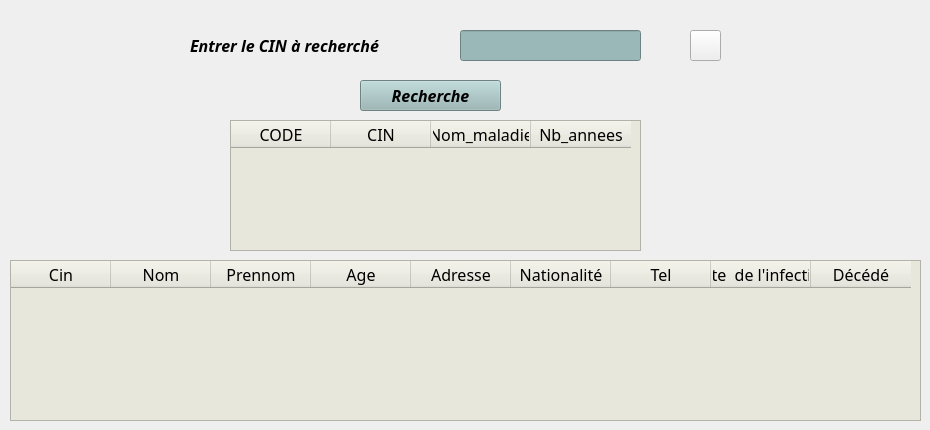
          <widget class="QWidget" name="tab_18">
           <attribute name="title">
            <string>Maladie et Personne</string>
           </attribute>
           <widget class="QLabel" name="label_29">
            <property name="geometry">
             <rect>
              <x>190</x>
              <y>30</y>
              <width>211</width>
              <height>31</height>
             </rect>
            </property>
            <property name="font">
             <font>
              <family>Lucida Fax</family>
              <pointsize>12</pointsize>
              <weight>75</weight>
              <italic>true</italic>
              <bold>true</bold>
             </font>
            </property>
            <property name="text">
             <string>Entrer le CIN à recherché</string>
            </property>
           </widget>
           <widget class="QPushButton" name="pb_9">
            <property name="geometry">
             <rect>
              <x>360</x>
              <y>80</y>
              <width>141</width>
              <height>31</height>
             </rect>
            </property>
            <property name="font">
             <font>
              <family>Lucida Fax</family>
              <pointsize>12</pointsize>
              <weight>75</weight>
              <italic>true</italic>
              <bold>true</bold>
             </font>
            </property>
            <property name="cursor">
             <cursorShape>PointingHandCursor</cursorShape>
            </property>
            <property name="styleSheet">
             <string notr="true">background-color: rgb(153, 184, 183);</string>
            </property>
            <property name="text">
             <string>Recherche</string>
            </property>
           </widget>
           <widget class="QLineEdit" name="le_15">
            <property name="geometry">
             <rect>
              <x>460</x>
              <y>30</y>
              <width>181</width>
              <height>31</height>
             </rect>
            </property>
            <property name="styleSheet">
             <string notr="true">background-color: rgb(153, 184, 183);</string>
            </property>
           </widget>
           <widget class="QTableWidget" name="tableWidget_8">
            <property name="geometry">
             <rect>
              <x>10</x>
              <y>260</y>
              <width>911</width>
              <height>161</height>
             </rect>
            </property>
            <property name="font">
             <font>
              <family>Imprint MT Shadow</family>
              <pointsize>12</pointsize>
              <weight>50</weight>
              <italic>false</italic>
              <bold>false</bold>
             </font>
            </property>
            <property name="styleSheet">
             <string notr="true">background-color: rgb(232, 231, 219);
font: 12pt &quot;Imprint MT Shadow&quot;;</string>
            </property>
            <column>
             <property name="text">
              <string>Cin</string>
             </property>
            </column>
            <column>
             <property name="text">
              <string>Nom</string>
             </property>
            </column>
            <column>
             <property name="text">
              <string>Prennom</string>
             </property>
            </column>
            <column>
             <property name="text">
              <string>Age</string>
             </property>
            </column>
            <column>
             <property name="text">
              <string>Adresse</string>
             </property>
            </column>
            <column>
             <property name="text">
              <string>Nationalité</string>
             </property>
            </column>
            <column>
             <property name="text">
              <string>Tel</string>
             </property>
            </column>
            <column>
             <property name="text">
              <string>Date  de l'infection</string>
             </property>
            </column>
            <column>
             <property name="text">
              <string>Décédé</string>
             </property>
            </column>
           </widget>
           <widget class="QTableWidget" name="tableWidget_9">
            <property name="geometry">
             <rect>
              <x>230</x>
              <y>120</y>
              <width>411</width>
              <height>131</height>
             </rect>
            </property>
            <property name="font">
             <font>
              <family>Imprint MT Shadow</family>
              <pointsize>12</pointsize>
              <weight>50</weight>
              <italic>false</italic>
              <bold>false</bold>
             </font>
            </property>
            <property name="styleSheet">
             <string notr="true">background-color: rgb(232, 231, 219);
font: 12pt &quot;Imprint MT Shadow&quot;;</string>
            </property>
            <column>
             <property name="text">
              <string>CODE</string>
             </property>
            </column>
            <column>
             <property name="text">
              <string>CIN</string>
             </property>
            </column>
            <column>
             <property name="text">
              <string>Nom_maladie</string>
             </property>
            </column>
            <column>
             <property name="text">
              <string>Nb_annees</string>
             </property>
            </column>
           </widget>
           <widget class="QPushButton" name="reload3">
            <property name="geometry">
             <rect>
              <x>690</x>
              <y>30</y>
              <width>31</width>
              <height>31</height>
             </rect>
            </property>
            <property name="cursor">
             <cursorShape>PointingHandCursor</cursorShape>
            </property>
            <property name="text">
             <string/>
            </property>
            <property name="icon">
             <iconset>
              <normaloff>../Malika/s2/projet python/or1/img/reload2.png</normaloff>../Malika/s2/projet python/or1/img/reload2.png</iconset>
            </property>
            <property name="iconSize">
             <size>
              <width>50</width>
              <height>50</height>
             </size>
            </property>
            <property name="flat">
             <bool>false</bool>
            </property>
           </widget>
          </widget>
